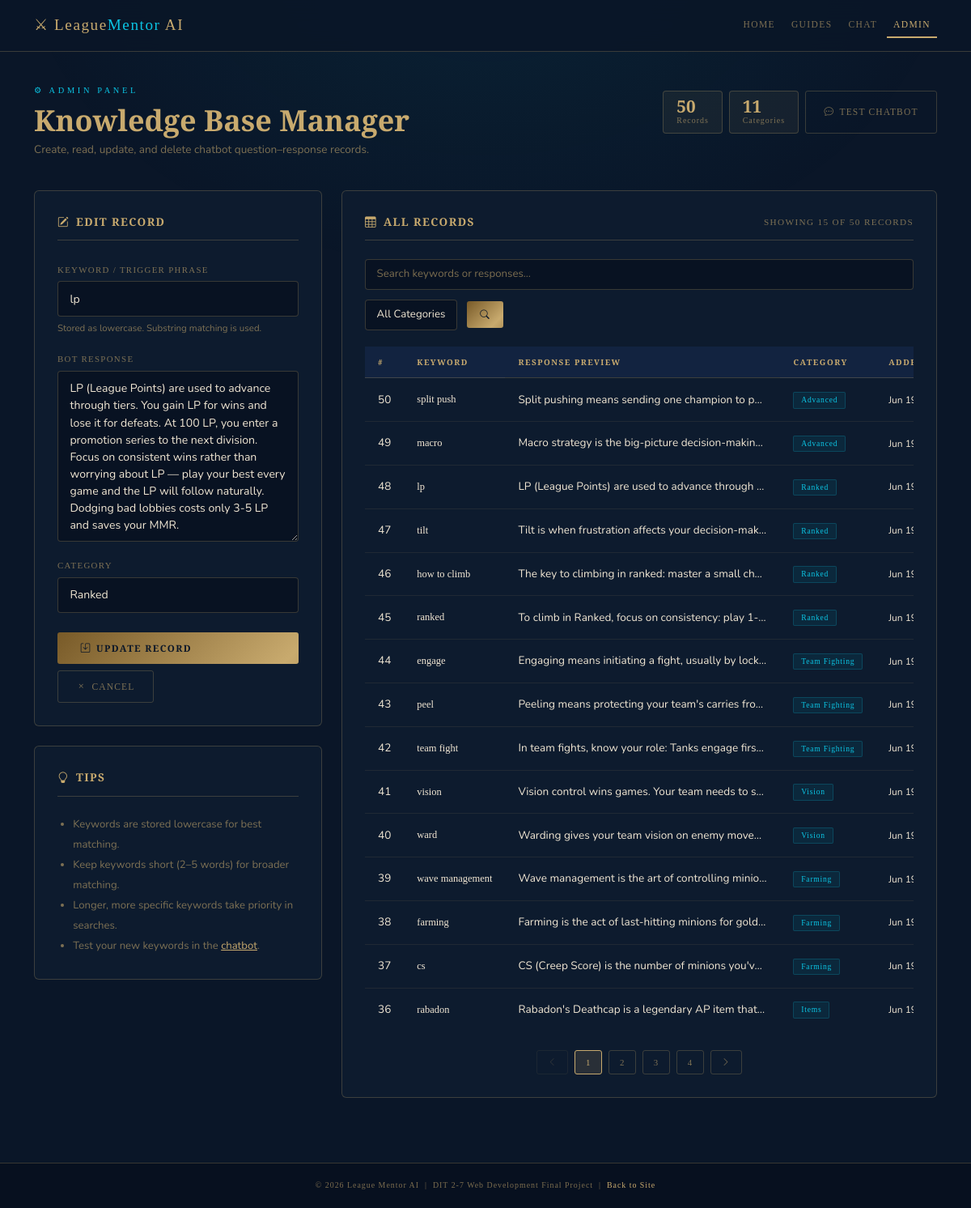
The app's page /admin.php?action=edit&id=48 with its own data.
### tables this page shows
CREATE TABLE chatbot_knowledge (
    id          INT          NOT NULL AUTO_INCREMENT,
    keyword     VARCHAR(255) NOT NULL,
    response    TEXT         NOT NULL,
    category    VARCHAR(100) NOT NULL DEFAULT 'General',
    created_at  TIMESTAMP    NOT NULL DEFAULT CURRENT_TIMESTAMP,
    PRIMARY KEY (id),
    INDEX idx_keyword (keyword)
);

### admin.php (the view, shortened to what this page needs)
<?php
$pdo = getDBConnection();
$categories = $pdo->query("SELECT DISTINCT category FROM chatbot_knowledge ORDER BY category ASC")
                  ->fetchAll(PDO::FETCH_COLUMN);
$editRow = null;
if ($_SERVER['REQUEST_METHOD'] === 'GET' && isset($_GET['action']) && $_GET['action'] === 'edit') {
    $editId = filter_input(INPUT_GET, 'id', FILTER_VALIDATE_INT);
    if ($editId) {
        $stmt = $pdo->prepare("SELECT * FROM chatbot_knowledge WHERE id = :id");
        $stmt->execute([':id' => $editId]);
        $editRow = $stmt->fetch();
    }
}
$search   = trim($_GET['search']   ?? '');
$filterCat = trim($_GET['category'] ?? '');
$page_num  = max(1, (int) ($_GET['p'] ?? 1));
$per_page  = 15;
$offset    = ($page_num - 1) * $per_page;
$where  = [];
$params = [];
$whereSQL = $where ? 'WHERE ' . implode(' AND ', $where) : '';
$countSQL  = "SELECT COUNT(*) FROM chatbot_knowledge $whereSQL";
$countStmt = $pdo->prepare($countSQL);
$countStmt->execute($params);
$totalRows = (int) $countStmt->fetchColumn();
$totalPages = (int) ceil($totalRows / $per_page);
$sql  = "SELECT * FROM chatbot_knowledge $whereSQL ORDER BY id DESC LIMIT :limit OFFSET :offset";
$stmt = $pdo->prepare($sql);
$stmt->bindValue(':limit',  $per_page, PDO::PARAM_INT);
$stmt->bindValue(':offset', $offset,   PDO::PARAM_INT);
$stmt->execute();
$rows = $stmt->fetchAll();
?>
<!DOCTYPE html>
<html lang="en">
<head>
    <link href="https://cdn.jsdelivr.net/npm/bootstrap@5.3.3/dist/css/bootstrap.min.css" rel="stylesheet">
    <link href="https://cdn.jsdelivr.net/npm/bootstrap-icons@1.11.3/font/bootstrap-icons.min.css" rel="stylesheet">
    <link href="css/admin.css" rel="stylesheet">
</head>
<body>
<nav class="navbar navbar-expand-lg lm-nav">
    <div class="container-fluid container-xl">
        <a class="navbar-brand" href="index.php">⚔ League<span>Mentor</span> AI</a>
        <div class="collapse navbar-collapse justify-content-end" id="navMenu">
            <ul class="navbar-nav gap-1">
                <li class="nav-item"><a class="nav-link" href="index.php">Home</a></li>
                <li class="nav-item"><a class="nav-link" href="guides.php">Guides</a></li>
                <li class="nav-item"><a class="nav-link" href="chatbot.php">Chat</a></li>
                <li class="nav-item"><a class="nav-link active" href="admin.php">Admin</a></li>
            </ul>
        </div>
    </div>
</nav>
<div class="admin-wrap">
    <div class="container-xl">
        <div class="d-flex flex-wrap align-items-start justify-content-between gap-3 mb-4">
            <div>
                <p class="page-eyebrow">⚙ Admin Panel</p>
                <h1 class="page-title">Knowledge Base Manager</h1>
                <p class="page-sub">Create, read, update, and delete chatbot question–response records.</p>
            </div>
            <div class="d-flex gap-2 flex-wrap mt-2">
                <div class="stat-pill">
                    <div>
                        <div class="num"><?= number_format($totalRows) ?></div>
                        <div class="lbl">Records</div>
                    </div>
                </div>
                <div class="stat-pill">
                    <div>
                        <div class="num"><?= count($categories) ?></div>
                        <div class="lbl">Categories</div>
                    </div>
                </div>
                <a href="chatbot.php" class="btn-outline">
                    <i class="bi bi-chat-dots"></i> Test Chatbot
                </a>
            </div>
        </div>
        <div class="row g-4">
            <div class="col-lg-4">
                <div class="lm-card" id="form-card">
                    <div class="lm-card-title">
                        <i class="bi <?= $editRow ? 'bi-pencil-square' : 'bi-plus-circle' ?>"></i>
                        <?= $editRow ? 'Edit Record' : 'Add New Record' ?>
                    </div>
                    <form method="POST" action="admin.php" id="crud-form" novalidate>
                        <div class="mb-3">
                            <label for="f-keyword" class="form-label">Keyword / Trigger Phrase</label>
                            <input
                                type="text"
                                class="form-control lm-control"
                                id="f-keyword"
                                name="keyword"
                                placeholder="e.g. how to ward"
                                maxlength="255"
                                required
                                value="<?= $editRow ? htmlspecialchars($editRow['keyword']) : '' ?>"
                            >
                            <div class="form-text" style="color:var(--text-muted); font-size:.72rem; margin-top:.35rem;">
                                Stored as lowercase. Substring matching is used.
                            </div>
                        </div>
                        <div class="mb-3">
                            <label for="f-response" class="form-label">Bot Response</label>
                            <textarea
                                class="form-control lm-control"
                                id="f-response"
                                name="response"
                                placeholder="Enter the full chatbot response..."
                                required
                            ><?= $editRow ? htmlspecialchars($editRow['response']) : '' ?></textarea>
                        </div>
                        <div class="mb-4">
                            <label for="f-category" class="form-label">Category</label>
                            <select class="form-select lm-control" id="f-category" name="category">
                                <?php
                                $catList = ['Basics','Roles','Champions','Objectives','Runes','Items','Farming','Vision','Team Fighting','Ranked','Advanced','General'];
                                foreach ($catList as $c):
                                    $sel = ($editRow && $editRow['category'] === $c) ? 'selected' : '';
                                ?>
                                <option value="<?= htmlspecialchars($c) ?>" <?= $sel ?>><?= htmlspecialchars($c) ?></option>
                                <?php endforeach; ?>
                            </select>
                        </div>
                        <div class="d-flex gap-2 flex-wrap">
                            <button type="submit" class="btn-gold flex-grow-1">
                                <i class="bi <?= $editRow ? 'bi-save' : 'bi-plus-lg' ?>"></i>
                                <?= $editRow ? 'Update Record' : 'Create Record' ?>
                            </button>
                            <?php if ($editRow): ?>
                            <a href="admin.php" class="btn-outline">
                                <i class="bi bi-x"></i> Cancel
                            </a>
                            <?php endif; ?>
                        </div>
                    </form>
                </div>
                <div class="lm-card mt-4">
                    <div class="lm-card-title"><i class="bi bi-lightbulb"></i> Tips</div>
                    <ul style="color:var(--text-muted); font-size:.82rem; line-height:1.9; padding-left:1.2rem; margin:0;">
                        <li>Keywords are stored lowercase for best matching.</li>
                        <li>Keep keywords short (2–5 words) for broader matching.</li>
                        <li>Longer, more specific keywords take priority in searches.</li>
                        <li>Test your new keywords in the <a href="chatbot.php" style="color:var(--gold);">chatbot</a>.</li>
                    </ul>
                </div>
            </div>
            <div class="col-lg-8">
                <div class="lm-card">
                    <div class="lm-card-title">
                        <i class="bi bi-table"></i> All Records
                        <span style="font-size:.7rem; color:var(--text-muted); font-weight:400; margin-left:auto;">
                            Showing <?= count($rows) ?> of <?= $totalRows ?> records
                        </span>
                    </div>
                    <form method="GET" action="admin.php" class="filter-bar" id="filter-form">
                        <input
                            type="text"
                            name="search"
                            class="form-control lm-control flex-grow-1"
                            placeholder="Search keywords or responses…"
                            value="<?= htmlspecialchars($search) ?>"
                            style="min-width:160px;"
                        >
                        <select name="category" class="form-select lm-control" style="width:auto;">
                            <option value="">All Categories</option>
                        </select>
                        <button type="submit" class="btn-gold" style="padding:.5rem 1rem;">
                            <i class="bi bi-search"></i>
                        </button>
                    </form>
                    <?php if (count($rows) > 0): ?>
                    <div style="overflow-x:auto;">
                        <table class="lm-table">
                            <thead>
                                <tr>
                                    <th class="td-id">#</th>
                                    <th>Keyword</th>
                                    <th class="td-resp">Response Preview</th>
                                    <th>Category</th>
                                    <th class="td-date">Added</th>
                                </tr>
                            </thead>
                            <tbody>
                                <?php foreach ($rows as $r): ?>
                                <tr>
                                    <td class="td-id"><?= (int)$r['id'] ?></td>
                                    <td class="td-kw" title="<?= htmlspecialchars($r['keyword']) ?>">
                                        <?= htmlspecialchars($r['keyword']) ?>
                                    </td>
                                    <td class="td-resp" title="<?= htmlspecialchars($r['response']) ?>">
                                        <?= htmlspecialchars(mb_substr($r['response'], 0, 80)) ?>…
                                    </td>
                                    <td><span class="cat-badge"><?= htmlspecialchars($r['category']) ?></span></td>
                                    <td class="td-date">
                                        <?= date('M j, Y', strtotime($r['created_at'])) ?>
                                    </td>
                                </tr>
                                <?php endforeach; ?>
                            </tbody>
                        </table>
                    </div>
                    <?php if ($totalPages > 1): ?>
                    <div class="pagination-wrap">
                        <a href="?p=<?= max(1, $page_num - 1) ?>&search=<?= urlencode($search) ?>&category=<?= urlencode($filterCat) ?>"
                           class="pg-btn <?= $page_num <= 1 ? 'disabled' : '' ?>">
                            <i class="bi bi-chevron-left"></i>
                        </a>
                        <?php for ($pg = 1; $pg <= $totalPages; $pg++): ?>
                        <a href="?p=<?= $pg ?>&search=<?= urlencode($search) ?>&category=<?= urlencode($filterCat) ?>"
                           class="pg-btn <?= $pg === $page_num ? 'active' : '' ?>">
                            <?= $pg ?>
                        </a>
                        <?php endfor; ?>
                        <a href="?p=<?= min($totalPages, $page_num + 1) ?>&search=<?= urlencode($search) ?>&category=<?= urlencode($filterCat) ?>"
                           class="pg-btn <?= $page_num >= $totalPages ? 'disabled' : '' ?>">
                            <i class="bi bi-chevron-right"></i>
                        </a>
                    </div>
                    <?php endif; ?>
                    <?php endif; ?>
                </div>
            </div>
        </div>
    </div>
</div>
<footer class="lm-footer">
    <div class="container">
        <p>
            &copy; <?= date('Y') ?> League Mentor AI &nbsp;|&nbsp;
            DIT 2-7 Web Development Final Project &nbsp;|&nbsp;
            <a href="index.php">Back to Site</a>
        </p>
    </div>
</footer>
</body>
</html>

### records on screen
chatbot_knowledge: keyword "lp", response "LP (League Points) are used to advance through tiers. You gain LP for wins and lose it for defeats. At 100 LP, you enter a promotion series to the next division. Focus on consistent wins rather than worrying about LP — play your best every game and the LP will follow naturally. Dodging bad lobbies costs only 3-5 LP and saves your MMR.", id "48", response "LP (League Points) are used to advance through…", category "Ranked", created_at "Jun…"
chatbot_knowledge: id "50", keyword "split push", response "Split pushing means sending one champion to p…", category "Advanced", created_at "Jun…"
chatbot_knowledge: id "49", keyword "macro", response "Macro strategy is the big-picture decision-makin…", category "Advanced", created_at "Jun…"
chatbot_knowledge: id "47", keyword "tilt", response "Tilt is when frustration affects your decision-mak…", category "Ranked", created_at "Jun…"
chatbot_knowledge: id "46", keyword "how to climb", response "The key to climbing in ranked: master a small ch…", category "Ranked", created_at "Jun…"
chatbot_knowledge: id "45", keyword "ranked", response "To climb in Ranked, focus on consistency: play 1-…", category "Ranked", created_at "Jun…"
chatbot_knowledge: id "44", keyword "engage", response "Engaging means initiating a fight, usually by lock…", category "Team Fighting", created_at "Jun…"
chatbot_knowledge: id "43", keyword "peel", response "Peeling means protecting your team's carries fro…", category "Team Fighting", created_at "Jun…"
chatbot_knowledge: id "42", keyword "team fight", response "In team fights, know your role: Tanks engage firs…", category "Team Fighting", created_at "Jun…"
chatbot_knowledge: id "41", keyword "vision", response "Vision control wins games. Your team needs to s…", category "Vision", created_at "Jun…"
chatbot_knowledge: id "40", keyword "ward", response "Warding gives your team vision on enemy move…", category "Vision", created_at "Jun…"
chatbot_knowledge: id "39", keyword "wave management", response "Wave management is the art of controlling minio…", category "Farming", created_at "Jun…"
chatbot_knowledge: id "38", keyword "farming", response "Farming is the act of last-hitting minions for gold…", category "Farming", created_at "Jun…"
chatbot_knowledge: id "37", keyword "cs", response "CS (Creep Score) is the number of minions you'v…", category "Farming", created_at "Jun…"
chatbot_knowledge: id "36", keyword "rabadon", response "Rabadon's Deathcap is a legendary AP item that…", category "Items", created_at "Jun…"

### other values on screen
$totalRows "50"
count($categories) "11"
count($rows) "15"
form field category "Ranked"
